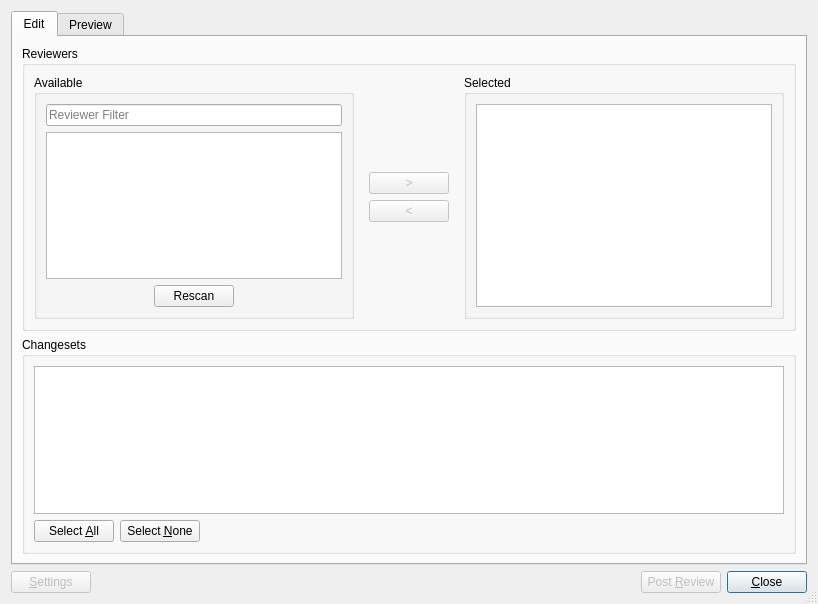
<?xml version="1.0" encoding="UTF-8"?>
<ui version="4.0">
 <class>PhabReviewDialog</class>
 <widget class="QDialog" name="PhabReviewDialog">
  <property name="geometry">
   <rect>
    <x>0</x>
    <y>0</y>
    <width>818</width>
    <height>604</height>
   </rect>
  </property>
  <property name="windowTitle">
   <string>Phabricator</string>
  </property>
  <property name="sizeGripEnabled">
   <bool>true</bool>
  </property>
  <layout class="QVBoxLayout" name="verticalLayout_5">
   <item>
    <widget class="QTabWidget" name="main_tabs">
     <property name="currentIndex">
      <number>0</number>
     </property>
     <property name="documentMode">
      <bool>false</bool>
     </property>
     <property name="tabsClosable">
      <bool>false</bool>
     </property>
     <property name="movable">
      <bool>false</bool>
     </property>
     <widget class="QWidget" name="edit_tab">
      <attribute name="title">
       <string>Edit</string>
      </attribute>
      <layout class="QGridLayout" name="gridLayout">
       <item row="0" column="0">
        <widget class="QGroupBox" name="reviewers_box">
         <property name="title">
          <string>Reviewers</string>
         </property>
         <layout class="QHBoxLayout" name="horizontalLayout">
          <item>
           <widget class="QGroupBox" name="available_reviewers_group">
            <property name="sizePolicy">
             <sizepolicy hsizetype="MinimumExpanding" vsizetype="Preferred">
              <horstretch>0</horstretch>
              <verstretch>0</verstretch>
             </sizepolicy>
            </property>
            <property name="toolTip">
             <string/>
            </property>
            <property name="title">
             <string>Available</string>
            </property>
            <layout class="QVBoxLayout" name="verticalLayout_2">
             <item>
              <layout class="QGridLayout" name="gridLayout_5">
               <item row="2" column="2">
                <spacer name="horizontalSpacer_3">
                 <property name="orientation">
                  <enum>Qt::Horizontal</enum>
                 </property>
                 <property name="sizeHint" stdset="0">
                  <size>
                   <width>40</width>
                   <height>20</height>
                  </size>
                 </property>
                </spacer>
               </item>
               <item row="2" column="1">
                <widget class="QPushButton" name="rescan_button">
                 <property name="toolTip">
                  <string>Fetch the reviewer list from the server</string>
                 </property>
                 <property name="text">
                  <string>Rescan</string>
                 </property>
                </widget>
               </item>
               <item row="2" column="0">
                <spacer name="horizontalSpacer_2">
                 <property name="orientation">
                  <enum>Qt::Horizontal</enum>
                 </property>
                 <property name="sizeHint" stdset="0">
                  <size>
                   <width>40</width>
                   <height>20</height>
                  </size>
                 </property>
                </spacer>
               </item>
               <item row="0" column="0" colspan="3">
                <widget class="QLineEdit" name="reviewer_filter">
                 <property name="toolTip">
                  <string extracomment="tooltip">Filter the available reviewers</string>
                 </property>
                 <property name="placeholderText">
                  <string>Reviewer Filter</string>
                 </property>
                </widget>
               </item>
               <item row="1" column="0" colspan="3">
                <widget class="QListView" name="available_reviewer_list">
                 <property name="sizePolicy">
                  <sizepolicy hsizetype="Expanding" vsizetype="Expanding">
                   <horstretch>0</horstretch>
                   <verstretch>0</verstretch>
                  </sizepolicy>
                 </property>
                 <property name="toolTip">
                  <string>Reviewers available on the server</string>
                 </property>
                 <property name="editTriggers">
                  <set>QAbstractItemView::NoEditTriggers</set>
                 </property>
                 <property name="selectionMode">
                  <enum>QAbstractItemView::ExtendedSelection</enum>
                 </property>
                </widget>
               </item>
              </layout>
             </item>
            </layout>
           </widget>
          </item>
          <item>
           <widget class="QWidget" name="widget" native="true">
            <property name="sizePolicy">
             <sizepolicy hsizetype="Minimum" vsizetype="Preferred">
              <horstretch>0</horstretch>
              <verstretch>0</verstretch>
             </sizepolicy>
            </property>
            <layout class="QVBoxLayout" name="verticalLayout">
             <item>
              <spacer name="verticalSpacer">
               <property name="orientation">
                <enum>Qt::Vertical</enum>
               </property>
               <property name="sizeHint" stdset="0">
                <size>
                 <width>20</width>
                 <height>40</height>
                </size>
               </property>
              </spacer>
             </item>
             <item>
              <widget class="QPushButton" name="addreviewer_button">
               <property name="enabled">
                <bool>false</bool>
               </property>
               <property name="sizePolicy">
                <sizepolicy hsizetype="Minimum" vsizetype="Fixed">
                 <horstretch>0</horstretch>
                 <verstretch>0</verstretch>
                </sizepolicy>
               </property>
               <property name="minimumSize">
                <size>
                 <width>0</width>
                 <height>0</height>
                </size>
               </property>
               <property name="toolTip">
                <string>Chose the selected available reviewers</string>
               </property>
               <property name="text">
                <string>&gt;</string>
               </property>
               <property name="iconSize">
                <size>
                 <width>0</width>
                 <height>0</height>
                </size>
               </property>
              </widget>
             </item>
             <item>
              <widget class="QPushButton" name="removereviewer_button">
               <property name="enabled">
                <bool>false</bool>
               </property>
               <property name="toolTip">
                <string>Remove the selected reviewers</string>
               </property>
               <property name="text">
                <string>&lt;</string>
               </property>
              </widget>
             </item>
             <item>
              <spacer name="verticalSpacer_2">
               <property name="orientation">
                <enum>Qt::Vertical</enum>
               </property>
               <property name="sizeHint" stdset="0">
                <size>
                 <width>20</width>
                 <height>40</height>
                </size>
               </property>
              </spacer>
             </item>
            </layout>
           </widget>
          </item>
          <item>
           <widget class="QGroupBox" name="selected_reviewers_group">
            <property name="sizePolicy">
             <sizepolicy hsizetype="Preferred" vsizetype="Preferred">
              <horstretch>0</horstretch>
              <verstretch>0</verstretch>
             </sizepolicy>
            </property>
            <property name="toolTip">
             <string/>
            </property>
            <property name="title">
             <string>Selected</string>
            </property>
            <layout class="QHBoxLayout" name="horizontalLayout_2">
             <item>
              <widget class="QListWidget" name="selected_reviewers_list">
               <property name="sizePolicy">
                <sizepolicy hsizetype="MinimumExpanding" vsizetype="Expanding">
                 <horstretch>0</horstretch>
                 <verstretch>0</verstretch>
                </sizepolicy>
               </property>
               <property name="toolTip">
                <string>These users will be notified of the review</string>
               </property>
               <property name="sortingEnabled">
                <bool>true</bool>
               </property>
              </widget>
             </item>
            </layout>
           </widget>
          </item>
         </layout>
        </widget>
       </item>
       <item row="1" column="0">
        <widget class="QGroupBox" name="changesets_box">
         <property name="title">
          <string>Changesets</string>
         </property>
         <layout class="QVBoxLayout" name="verticalLayout_3">
          <item>
           <widget class="QTreeView" name="changesets_view">
            <property name="indentation">
             <number>0</number>
            </property>
            <property name="rootIsDecorated">
             <bool>false</bool>
            </property>
            <property name="itemsExpandable">
             <bool>false</bool>
            </property>
           </widget>
          </item>
          <item>
           <layout class="QHBoxLayout" name="selectallnone_layout">
            <item>
             <widget class="QPushButton" name="selectall_button">
              <property name="text">
               <string>Select &amp;All</string>
              </property>
             </widget>
            </item>
            <item>
             <widget class="QPushButton" name="selectnone_button">
              <property name="text">
               <string>Select &amp;None</string>
              </property>
             </widget>
            </item>
            <item>
             <spacer name="selectallnone_spacer">
              <property name="orientation">
               <enum>Qt::Horizontal</enum>
              </property>
              <property name="sizeHint" stdset="0">
               <size>
                <width>40</width>
                <height>20</height>
               </size>
              </property>
             </spacer>
            </item>
           </layout>
          </item>
         </layout>
        </widget>
       </item>
      </layout>
     </widget>
     <widget class="QWidget" name="preview_tab">
      <attribute name="title">
       <string>Preview</string>
      </attribute>
      <layout class="QGridLayout" name="gridLayout_2">
       <item row="0" column="0">
        <widget class="QsciScintilla" name="preview_edit"/>
       </item>
      </layout>
     </widget>
    </widget>
   </item>
   <item>
    <layout class="QHBoxLayout" name="dialogbuttons_layout">
     <item>
      <widget class="QPushButton" name="settings_button">
       <property name="enabled">
        <bool>false</bool>
       </property>
       <property name="toolTip">
        <string extracomment="Configure Phabricator settings"/>
       </property>
       <property name="text">
        <string>&amp;Settings</string>
       </property>
       <property name="default">
        <bool>false</bool>
       </property>
      </widget>
     </item>
     <item>
      <spacer name="horizontalSpacer">
       <property name="orientation">
        <enum>Qt::Horizontal</enum>
       </property>
       <property name="sizeHint" stdset="0">
        <size>
         <width>25</width>
         <height>19</height>
        </size>
       </property>
      </spacer>
     </item>
     <item>
      <widget class="QPushButton" name="send_button">
       <property name="enabled">
        <bool>false</bool>
       </property>
       <property name="text">
        <string>Post &amp;Review</string>
       </property>
       <property name="default">
        <bool>false</bool>
       </property>
      </widget>
     </item>
     <item>
      <widget class="QPushButton" name="close_button">
       <property name="enabled">
        <bool>true</bool>
       </property>
       <property name="text">
        <string>&amp;Close</string>
       </property>
       <property name="default">
        <bool>true</bool>
       </property>
      </widget>
     </item>
    </layout>
   </item>
  </layout>
 </widget>
 <customwidgets>
  <customwidget>
   <class>QsciScintilla</class>
   <extends>QFrame</extends>
   <header>Qsci/qsciscintilla.h</header>
   <container>1</container>
  </customwidget>
 </customwidgets>
 <tabstops>
  <tabstop>main_tabs</tabstop>
  <tabstop>rescan_button</tabstop>
  <tabstop>reviewer_filter</tabstop>
  <tabstop>available_reviewer_list</tabstop>
  <tabstop>addreviewer_button</tabstop>
  <tabstop>selected_reviewers_list</tabstop>
  <tabstop>removereviewer_button</tabstop>
  <tabstop>changesets_view</tabstop>
  <tabstop>selectall_button</tabstop>
  <tabstop>selectnone_button</tabstop>
  <tabstop>settings_button</tabstop>
  <tabstop>close_button</tabstop>
  <tabstop>send_button</tabstop>
 </tabstops>
 <resources/>
 <connections>
  <connection>
   <sender>send_button</sender>
   <signal>clicked()</signal>
   <receiver>PhabReviewDialog</receiver>
   <slot>accept()</slot>
   <hints>
    <hint type="sourcelabel">
     <x>641</x>
     <y>501</y>
    </hint>
    <hint type="destinationlabel">
     <x>528</x>
     <y>506</y>
    </hint>
   </hints>
  </connection>
  <connection>
   <sender>close_button</sender>
   <signal>clicked()</signal>
   <receiver>PhabReviewDialog</receiver>
   <slot>close()</slot>
   <hints>
    <hint type="sourcelabel">
     <x>641</x>
     <y>501</y>
    </hint>
    <hint type="destinationlabel">
     <x>528</x>
     <y>506</y>
    </hint>
   </hints>
  </connection>
 </connections>
</ui>
